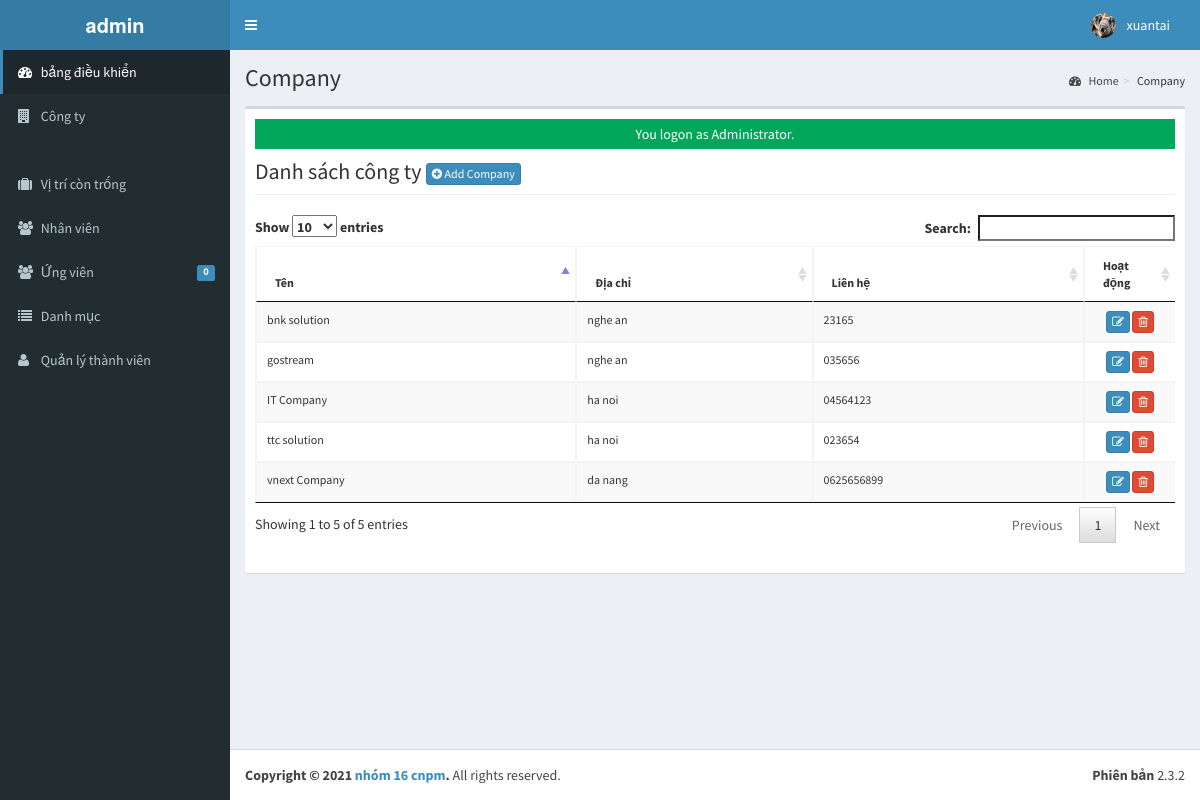
Page /admin/company/index.php (signed in) on the committed database.
### tables this page shows
CREATE TABLE `tblusers` (
  `USERID` varchar(30) NOT NULL,
  `FULLNAME` varchar(40) NOT NULL,
  `USERNAME` varchar(90) NOT NULL,
  `PASS` varchar(90) NOT NULL,
  `ROLE` varchar(30) NOT NULL,
  `PICLOCATION` varchar(255) NOT NULL
);

CREATE TABLE `tblcompany` (
  `COMPANYID` int(11) NOT NULL,
  `COMPANYNAME` varchar(90) NOT NULL,
  `COMPANYADDRESS` varchar(90) NOT NULL,
  `COMPANYCONTACTNO` varchar(30) NOT NULL,
  `COMPANYSTATUS` varchar(90) NOT NULL,
  `COMPANYMISSION` text NOT NULL
);

### admin/company/index.php (called while the page is built, shortened)
<?php
require_once("../../include/initialize.php");
$title="Company";
require_once ("../theme/templates.php");
?>

### include/database.php (called while the page is built, shortened)
<?php
class Database {
	var $sql_string = '';
	private $conn;
	public function open_connection() {
		$this->conn = mysqli_connect(server,user,pass);
		if(!$this->conn){
			echo "Sự cố trong kết nối cơ sở dữ liệu! Liên hệ với quản trị viên!";
			exit();
		}else{
			$db_select = mysqli_select_db($this->conn,database_name);
		}
	}
	function setQuery($sql='') {
		$this->sql_string=$sql;
	}
	function executeQuery() {
		$result = mysqli_query($this->conn,$this->sql_string);
		return $result;
	}
	private function confirm_query($result) {
		return $result;
	}
	function loadResultList( $key='' ) {
		$cur = $this->executeQuery();
		$array = array();
		while ($row = mysqli_fetch_object($cur)) {
			if ($key) {
				$array[$row->$key] = $row;
			} else {
				$array[] = $row;
			}
		}
		return $array;
	}
	function loadSingleResult() {
		$cur = $this->executeQuery();
		while ($row = mysqli_fetch_object($cur)) {
		return $data = $row;
		}
	}
}
$mydb = new Database();
?>

### include/accounts.php (called while the page is built, shortened)
<?php
require_once(LIB_PATH.DS.'database.php');
class User {
	protected static  $tblname = "tblusers";
	function single_user($id=""){
			global $mydb;
			$mydb->setQuery("SELECT * FROM ".self::$tblname."
				Where USERID= '{$id}' LIMIT 1");
			$cur = $mydb->loadSingleResult();
			return $cur;
	}
}
?>

### include/function.php (called while the page is built, shortened)
<?php
function currentpage(){
		$this_page = $_SERVER['SCRIPT_NAME'];
	    $bits = explode('/',$this_page);
		 return $bits[3];
	}
		?>

### admin/company/list.php (the view, shortened to what this page needs)
<div class="row">
      	 <div class="col-lg-12">
           <h1 class="page-header">Danh sách công ty <a href="index.php?view=add" class="btn btn-primary btn-xs  ">  <i class="fa fa-plus-circle fw-fa"></i> Add Company</a>  </h1>
      		</div>
  		 </div>
 		    <form action="controller.php?action=delete" Method="POST">
		     <div class="table-responsive">
			<table id="dash-table" class="table table-striped table-bordered table-hover"  style="font-size:12px" cellspacing="0">
			  <thead>
			  	<tr>
			  		<th>Tên</th>
			  		<th>Địa chỉ</th>
			  		<th>Liên hệ</th>
			  		 <th width="10%" align="center">Hoạt động</th>
			  	</tr>
			  </thead>
			  <tbody>
			  	<?php
			  		$mydb->setQuery("SELECT * FROM `tblcompany`");
			  		$cur = $mydb->loadResultList();
					foreach ($cur as $result) {
			  		echo '<tr>';
			  			echo '<td>' . $result->COMPANYNAME.'</td>';
			  			echo '<td>' . $result->COMPANYADDRESS.'</td>';
			  			echo '<td>' . $result->COMPANYCONTACTNO.'</td>';
			  		echo '<td align="center"><a title="Edit" href="index.php?view=edit&id='.$result->COMPANYID.'" class="btn btn-primary btn-xs  ">  <span class="fa fa-edit fw-fa"></a>
			  		     <a title="Delete" href="controller.php?action=delete&id='.$result->COMPANYID.'" class="btn btn-danger btn-xs  ">  <span class="fa  fa-trash-o fw-fa "></a></td>';
			  		echo '</tr>';
			  	}
			  	?>
			  </tbody>
			</table>
			</form>

### admin/theme/templates.php (shortened to what this page needs)
<!DOCTYPE html>
<html>
    <head>
        <link rel="stylesheet" href="<?php echo web_root;?>bootstrap/css/bootstrap.min.css">
        <link rel="stylesheet" href="<?php echo web_root;?>plugins/font-awesome/css/font-awesome.min.css">
        <link rel="stylesheet" href="<?php echo web_root;?>dist/css/AdminLTE.min.css">
        <link rel="stylesheet" href="<?php echo web_root;?>dist/css/skins/_all-skins.min.css">
        <link rel="stylesheet" href="<?php echo web_root;?>plugins/iCheck/flat/blue.css">
        <link rel="stylesheet" href="<?php echo web_root;?>plugins/morris/morris.css">
        <link rel="stylesheet" href="<?php echo web_root;?>plugins/jvectormap/jquery-jvectormap-1.2.2.css">
        <link href="<?php echo web_root; ?>plugins/datepicker/bootstrap-datetimepicker.min.css" rel="stylesheet" media="screen">
        <link rel="stylesheet" href="<?php echo web_root;?>plugins/dataTables/jquery.dataTables.min.css">
        <link rel="stylesheet" href="<?php echo web_root;?>plugins/bootstrap-wysihtml5/bootstrap3-wysihtml5.min.css">
    </head>
 <body class="hold-transition skin-blue fixed sidebar-mini">
<div class="wrapper">
  <header class="main-header">
    <a href="<?php echo web_root;?>/admin/" class="logo">
      <span class="logo-lg"><b>admin</b></span>
    </a>
    <nav class="navbar navbar-static-top" role="navigation">
      <a href="#" class="sidebar-toggle" data-toggle="offcanvas" role="button">
      </a>
      <div class="navbar-custom-menu">
        <ul class="nav navbar-nav">
          <?php
              $user = New User();
              $singleuser = $user->single_user($_SESSION['ADMIN_USERID']);
          ?>
          <li class="dropdown user user-menu" style="padding-right: 15px;"  >
            <a href="#" class="dropdown-toggle" data-toggle="dropdown">
              <img src="<?php echo web_root.'admin/user/'. $singleuser->PICLOCATION;?>" class="user-image" alt="User Image">
              <span class="hidden-xs"><?php echo $singleuser->FULLNAME; ?></span>
            </a>
          </li>
        </ul>
      </div>
    </nav>
  </header>
  <aside class="main-sidebar">
    <section class="sidebar">
      <ul class="sidebar-menu">
        <li  class="<?php echo (currentpage() == 'index.php') ? "active" : false;?>" >
          <a href="<?php echo web_root ;?>admin/">
            <i class="fa fa-dashboard"></i> <span>bảng điều khiển</span>
          </a>
        </li>
        <li class="<?php echo (currentpage() == 'company') ? "active" : false;?>" >
          <a href="<?php echo web_root ;?>admin/company/">
            <i class="fa fa-building"></i> <span>Công ty
        </li>
        <li class="<?php echo (currentpage() == 'vacancy') ? "active" : false;?>" >
          <a href="<?php echo web_root ;?>admin/vacancy/">
            <i class="fa fa-suitcase"></i> <span>Vị trí còn trống</span>
          </a>
        </li>
        <li class="<?php echo (currentpage() == 'employee') ? "active" : false;?>" >
          <a href="<?php echo web_root ;?>admin/employee/">
            <i class="fa fa-users"></i> <span>Nhân viên</span>
          </a>
        </li>
        <li class="<?php echo (currentpage() == 'applicants') ? "active" : false;?>" >
          <a href="<?php echo web_root ;?>admin/applicants/">
            <i class="fa fa-users"></i> <span>Ứng viên</span>
            <span class="label label-primary pull-right">
              <?php
                $sql = "SELECT count(*) as 'APPL' FROM `tbljobregistration` WHERE `PENDINGAPPLICATION`=1";
                $mydb->setQuery($sql);
                $pending = $mydb->loadSingleResult();
                echo $pending->APPL;
              ?>
            </span>
          </a>
        </li>
        <li class="<?php echo (currentpage() == 'category') ? "active" : false;?>" >
          <a href="<?php echo web_root ;?>admin/category/">
            <i class="fa fa-list"></i> <span>Danh mục</span>
          </a>
        </li>
         <li class="<?php echo (currentpage() == 'user') ? "active" : false;?>">
          <a href="<?php echo web_root; ?>admin/user/">
            <i class="fa fa-user"></i> <span>Quản lý thành viên</span> </a>
        </li>
      </ul>
    </section>
  </aside>
  <div class="content-wrapper">
  <section class="content-header">
      <h1>
        <?php echo isset($title) ? $title : ''; ?>
      </h1>
      <ol class="breadcrumb">
        <?php
          if ($title!='Home') {
            $active_title = '';
            if (isset($_GET['view'])) {
              $active_title = '<li class='.$active_title.'><a href="index.php">'.$title.'</a></li>';
            }else{
              $active_title = '<li class='.$active_title.'>'.$title.'</li>';
            }
            echo '<li><a href='.web_root.'admin/><i class="fa fa-dashboard"></i> Home</a></li>';
            echo  $active_title;
          }
        ?>
      </ol>
    </section>
         <section class="content">
          <div class="row">
            <div class="col-xs-12">
              <div class="box">
                <div class="box-body">
              <?php
               require_once $content;
               ?>
             </div>
           </div>
         </div>
         </section>
 </div>
  <footer class="main-footer">
    <div class="pull-right hidden-xs">
      <b>Phiên bản</b> 2.3.2
    </div>
    <strong>Copyright &copy; 2021 <a href="#">nhóm 16 cnpm</a>.</strong> All rights
    reserved.
  </footer>
    </body>
</html>

### rows in the picture
tblusers: PICLOCATION (picture), FULLNAME "xuantai"
tblcompany: COMPANYNAME "ttc solution", COMPANYADDRESS "ha noi", COMPANYCONTACTNO "023654"
tblcompany: COMPANYNAME "gostream", COMPANYADDRESS "nghe an", COMPANYCONTACTNO "035656"
tblcompany: COMPANYNAME "bnk solution", COMPANYADDRESS "nghe an", COMPANYCONTACTNO "23165"
tblcompany: COMPANYNAME "vnext Company", COMPANYADDRESS "da nang", COMPANYCONTACTNO "0625656899"
tblcompany: COMPANYNAME "IT Company", COMPANYADDRESS "ha noi", COMPANYCONTACTNO "04564123"

### other values in the picture
$pending->APPL "0"
$title "Company"
$_SESSION['message'] "You logon as Administrator."
